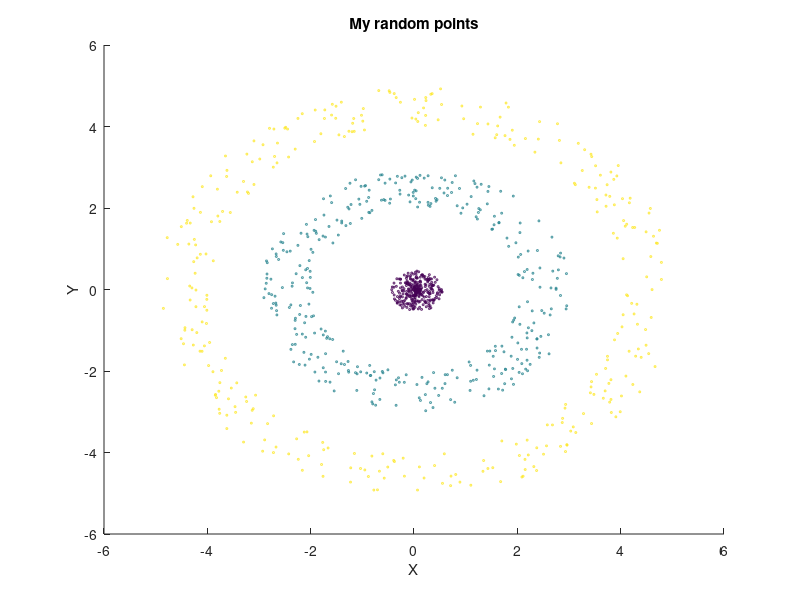

The MATLAB script that drew this image: (Note: this script raises an error after producing the figure.)
clc; clear;
%%%%%%  k is my kernel function
%%%%%%  x is my data(2-d) and O is my non linear transformation
%%%%%%  Original Data
x = zeros(1000,1);
y = zeros(1000,1);
load ./concentric_points_data
x = x - sum(x)/1000;
y = y - sum(y)/1000;
figure;
scatter(x,y,2,col);
title('My random points');
xlabel('X');
ylabel('Y');
%%%%%%  k(xi,xj) is my dot product of O(xi).O(xj)
%%%%%%  form a n*n matrix K where n is size of data,
%%%%%%  with Kij = k(xi,xj)
n = 1000;
K = zeros(n);
for i=1:n
    for j=1:n
        K(i,j) = kernel([x(i),y(i)]',[x(j),y(j)]');
    end
end
one_mat = ones(size(K));
K = K - one_mat*K - K*one_mat + one_mat*K*one_mat;
%%%%%%  Find ai's by solving eigenvector equation
[U,S,V] = svd(K);
%%%%%%  Normalize them
alpha = zeros(n);
S = S/n;
for i = 1:n
   alpha(:,i) = U(:,i)/sqrt(S(i,i));
end
%%%%%%  find score(i,k); where i represents data and k represents component
for i = 1:n
    for k = 1:n
        score(i,k) = dot(alpha(:,k), K(:,i));
    end
end
figure;
scatter(score(:,1),score(:,2),2,col);
xlabel('First Principal Component');
ylabel('Second Principal Component');
title('Second Principal Component vs First Principal Component');
%%%%%%  find 1/di^2 for each eiegen vector
beta = 1;  %%%needs optimization
d_2 = zeros(n);
for i = 1:n
    for k = 1:n
        d_2(i,k) = (K(i,i)-2*score(i,k)*beta+beta*beta)^(-1); 
    end
end
%%%%%%  find sum_d_2_k for each component

sum_d_2 = zeros(n,1);
for i = 1:n
    sum_d_2(i) = sum(d_2(:,i));
end
%%%%%%  find gamma(j) for each test point
gamma = zeros(n,1);
for j = 1:n
    for i = 1:n
        gamma(j) = gamma(j) + score(j,i)*alpha(j,i);
    end
end
%%%%%%  find 1/di^2 for most dominant eiegen vector
  %%%needs optimization
d_22 = zeros(n);
for i = 1:n
    for k = 1:n/2
        beta = k;
        d_22(i,k) = (K(i,i)-2*score(i,1)*beta+beta*beta)^(-1);
        d_22(i,k+n/2) = (K(i,i)-2*score(i,2)*beta+beta*beta)^(-1);
    end
end
%%%%%%  find sum_d_2_k for each beta

sum_d_22 = zeros(n,1);
for i = 1:n
    sum_d_22(i) = sum(d_22(:,i));
end
%%%%%%  find denoised points

%%%%%%  Actually these methods do something else, which I need to understand
%%%%%% Method 1(Failed)
%new_x = zeros(n,1);
%new_y = zeros(n,1);
%for i = 1:n
%    new_x(i) = dot(d_2(:,i),x)/sum_d_2(i);
%    new_y(i) = dot(d_2(:,i),y)/sum_d_2(i);
%end
%figure;
%plot(new_x,new_y);
%%%%%% Visualization of Mean (Works only for Gaussian Kernel)
new_x = 0;
new_y = 0;
for counter = 1:10
   tempX = new_x; tempY = new_y;
   new_x = 0; new_y = 0; total = 0;
   for j = 1:n
      t = kernel([tempX,tempY]',[x(j),y(j)]');
      new_x = new_x + gamma(j)*t*x(j);
      new_y = new_y + gamma(j)*t*y(j);
      total = total + gamma(j)*t;
   end
   new_x = new_x/total;
   new_y = new_y/total;
end
figure;
scatter(new_x,new_y);
title('Mean for Gaussian Kernel');
%%%%%%% Method 3
%new_x = zeros(n,1);
%ew_y = zeros(n,1);
%for i = 1:n
%    new_x(i) = dot(d_22(:,i),x)/sum_d_22(i);
%    new_y(i) = dot(d_22(:,i),y)/sum_d_22(i);
%end
%figure;
%scatter(new_x,new_y);
%%%%%%% Method 4
%new_x = U(:,1)'*K';
%new_y = U(:,2)'*K';
%figure;
%scatter(new_x,new_y);
